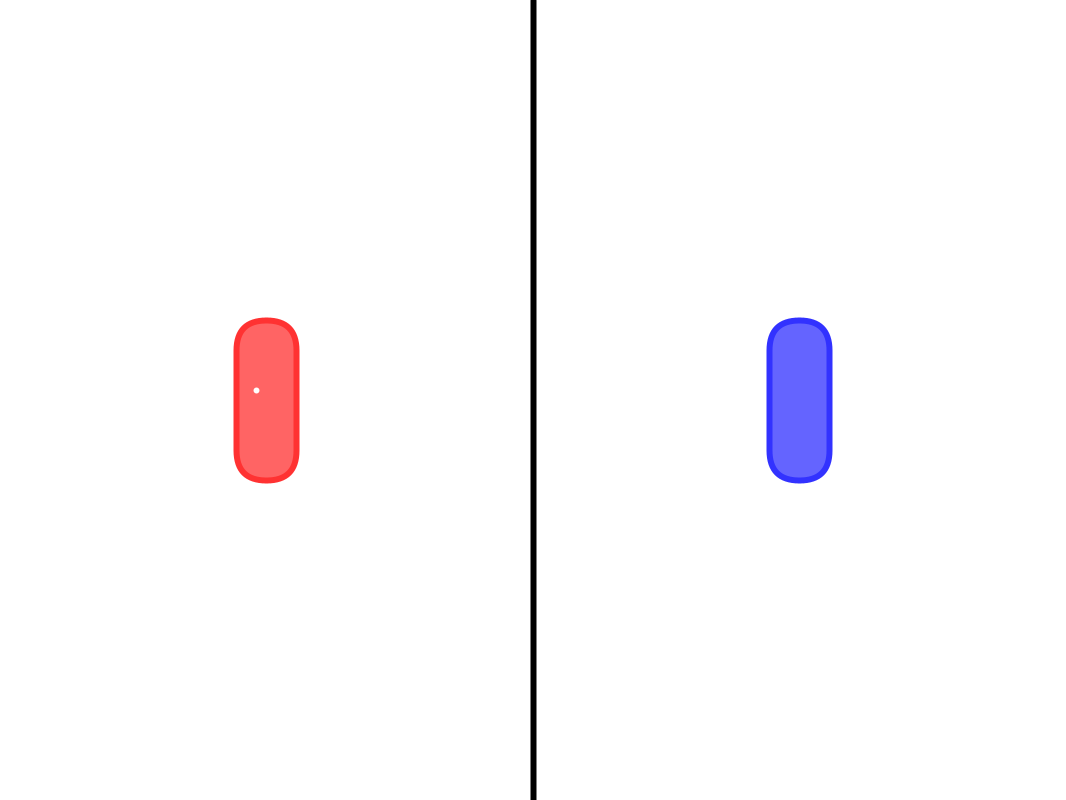
Frame 1 (no input)
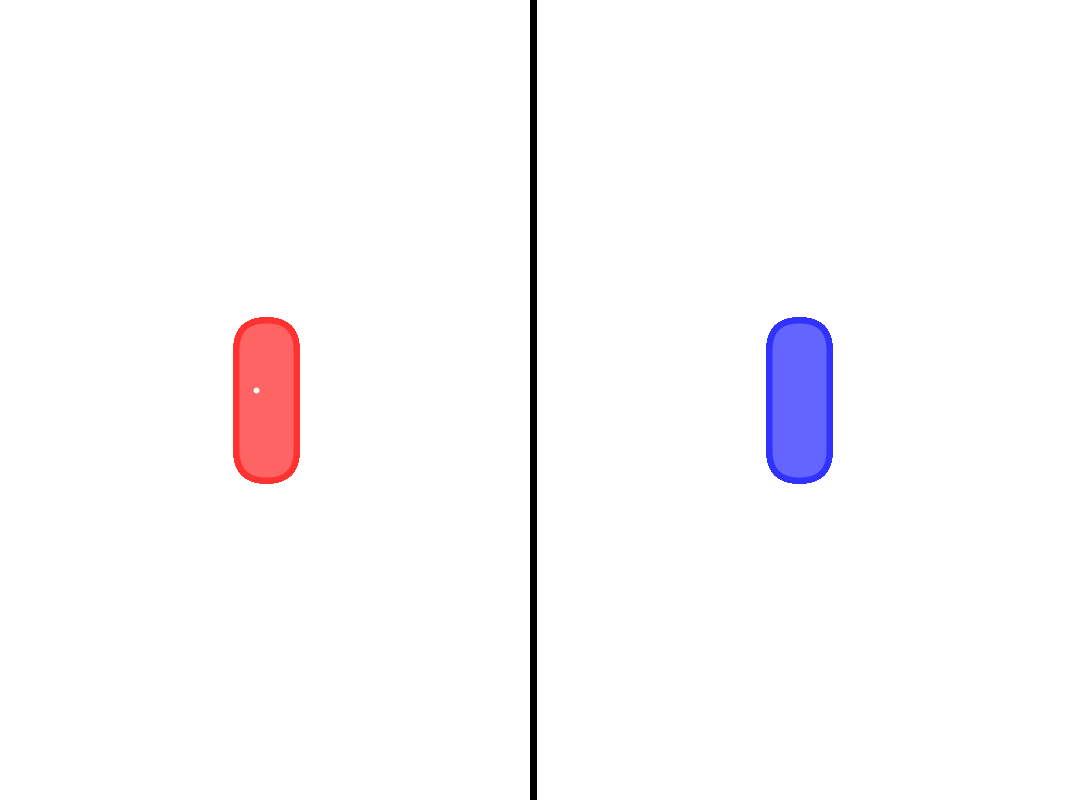
Frame 60 (the mouse pressed at the canvas centre just before this capture)
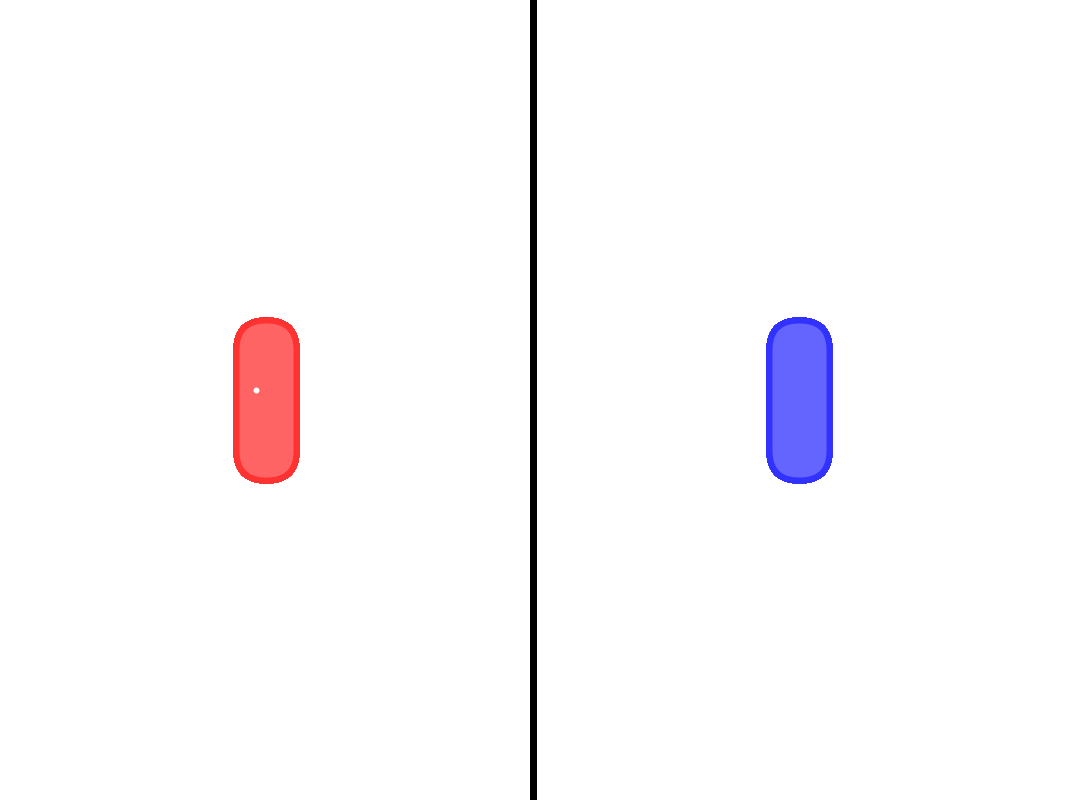
Frame 120 (the mouse held since frame 60 and released just before this capture)

The Processing sketch that drew these frames (run headless with seeded random() and noise(); from frame 60 on, the mouse is pressed at the canvas centre):

// Processing sketch: pills
// ── pills.pde


void setup() {
  size(1066, 800);
  background(255);
  pixelDensity(2);
  stroke(0);
  strokeWeight(6);
  rectMode(CENTER);
}


void draw() {
  stroke(0);
  line(width/2, 0, width/2, height);
  
  stroke(255,50,50);
  fill(255,100,100);
  
  float pillOneWidth = 60;
  float pillOne_x = width/4;
  float pillTwo_y = height/2;
  

  //curve(pillOne_x-10, pillTwo_y-10, pillOneWidth/2, pillTwo_y, pillOneWidth/2, pillTwo_y, pillOneWidth/2-10, pillTwo_y-10);
  rect(width/4, height/2, 60, 160, 30,30,30,30);
  stroke(255);
  point(pillOne_x-10, pillTwo_y-10);
  
  stroke(50,50,255);
  fill(100,100,255);
  //curve(x1, y1, x2, y2, x3, y3, x4, y4)
  rect(width/2+width/4,height/2,60,160, 30,30,30,30);
}
